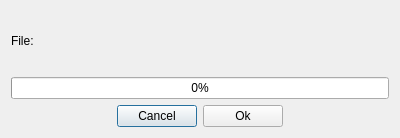
<?xml version="1.0" encoding="UTF-8"?>
<ui version="4.0">
 <class>SendFileDialog</class>
 <widget class="QDialog" name="SendFileDialog">
  <property name="geometry">
   <rect>
    <x>0</x>
    <y>0</y>
    <width>400</width>
    <height>138</height>
   </rect>
  </property>
  <property name="windowTitle">
   <string>Sending file</string>
  </property>
  <layout class="QVBoxLayout" name="verticalLayout">
   <item>
    <layout class="QHBoxLayout" name="horizontalLayout">
     <item>
      <widget class="QLabel" name="label">
       <property name="text">
        <string>File:</string>
       </property>
      </widget>
     </item>
     <item>
      <widget class="QLabel" name="lblFilename">
       <property name="text">
        <string/>
       </property>
      </widget>
     </item>
    </layout>
   </item>
   <item>
    <widget class="QProgressBar" name="pbTransfer">
     <property name="value">
      <number>0</number>
     </property>
    </widget>
   </item>
   <item>
    <layout class="QHBoxLayout" name="horizontalLayout_2">
     <item>
      <spacer name="horizontalSpacer">
       <property name="orientation">
        <enum>Qt::Horizontal</enum>
       </property>
       <property name="sizeHint" stdset="0">
        <size>
         <width>40</width>
         <height>20</height>
        </size>
       </property>
      </spacer>
     </item>
     <item>
      <widget class="QPushButton" name="pbCancel">
       <property name="text">
        <string>Cancel</string>
       </property>
      </widget>
     </item>
     <item>
      <widget class="QPushButton" name="pbOk">
       <property name="text">
        <string>Ok</string>
       </property>
      </widget>
     </item>
     <item>
      <spacer name="horizontalSpacer_2">
       <property name="orientation">
        <enum>Qt::Horizontal</enum>
       </property>
       <property name="sizeHint" stdset="0">
        <size>
         <width>40</width>
         <height>20</height>
        </size>
       </property>
      </spacer>
     </item>
    </layout>
   </item>
  </layout>
 </widget>
 <resources/>
 <connections>
  <connection>
   <sender>pbCancel</sender>
   <signal>pressed()</signal>
   <receiver>SendFileDialog</receiver>
   <slot>reject()</slot>
   <hints>
    <hint type="sourcelabel">
     <x>155</x>
     <y>107</y>
    </hint>
    <hint type="destinationlabel">
     <x>199</x>
     <y>68</y>
    </hint>
   </hints>
  </connection>
  <connection>
   <sender>pbOk</sender>
   <signal>pressed()</signal>
   <receiver>SendFileDialog</receiver>
   <slot>accept()</slot>
   <hints>
    <hint type="sourcelabel">
     <x>243</x>
     <y>107</y>
    </hint>
    <hint type="destinationlabel">
     <x>199</x>
     <y>68</y>
    </hint>
   </hints>
  </connection>
 </connections>
</ui>
